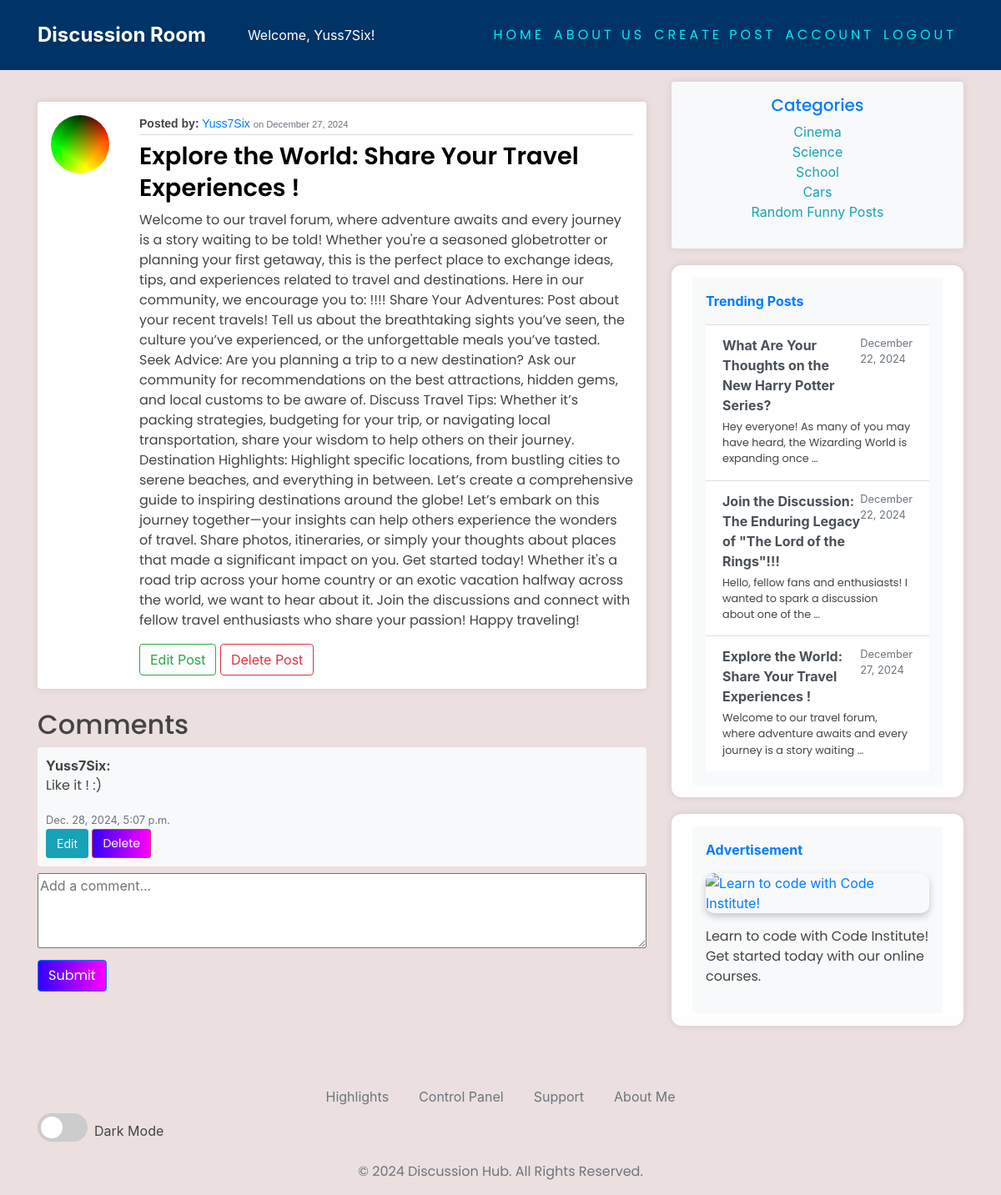
Screenshot of /post/3/ (signed in) with the database file from the repository.
### blog/models.py (models this page shows, shortened)
class Post(models.Model):
    title = models.CharField(max_length=200)
    content = models.TextField()
    date_posted = models.DateTimeField(default=timezone.now)
    author = models.ForeignKey(User, on_delete=models.CASCADE)

class Comment(models.Model):
    post = models.ForeignKey(Post, related_name='comments', on_delete=models.CASCADE)
    author = models.ForeignKey(User, on_delete=models.CASCADE)
    content = models.TextField()
    created_at = models.DateTimeField(auto_now_add=True)

### users/models.py (models this page shows, shortened)
class Account(models.Model):
    user = models.OneToOneField(User, on_delete=models.CASCADE)
    avatar = models.ImageField(default='default.jpg', upload_to='images/')

### blog/views.py (the view)
# urls.py: path('post/<int:pk>/', PostDetailView.as_view(), name="blog-detail"),
class PostDetailView(LoginRequiredMixin, DetailView):
    model = Post
    template_name = 'blog/post_detail.html'
    context_object_name = 'post'
    def get_context_data(self, **kwargs):
        context = super().get_context_data(**kwargs)
        context['comments'] = self.object.comments.all()
        context['trending_posts'] = Post.objects.order_by('?')[:5] # Include trending posts
        context['comment_form'] = CommentForm()
        return context
    def post(self, request, *args, **kwargs):
        self.object = self.get_object()
        form = CommentForm(request.POST)
        if form.is_valid():
            comment = form.save(commit=False)
            comment.post = self.object
            comment.author = request.user
            comment.save()
            messages.success(request, 'Your comment has been added!')
            return redirect('blog-detail', pk=self.object.id)
        context = self.get_context_data()
        context['comment_form'] = form
        return self.render_to_response(context)

### blog/forms.py
class CommentForm(forms.ModelForm):
    class Meta:
        model = Comment
        fields = ['content']
        widgets = {
            'content': forms.Textarea(attrs={'placeholder': 'Add a comment...', 'rows': 4}),
        }

### blog/templates/blog/post_detail.html (shortened to what this page needs)
{% extends 'base.html' %}
{% block content %}
<article class="media content-section my-4 p-3 rounded shadow-sm">
    <img class="rounded-circle article-img" src="{{ object.author.account.avatar.url }}" alt="Author's Profile Picture">
    <div class="media-body ml-3">
        <div class="article-metadata">
            <strong>Posted by:</strong>
            <a class="author-link" href="#">{{ object.author.username }}</a>
            <small class="text-muted">on {{ object.date_posted|date:"F j, Y" }}</small>
        </div>
        <h2>
            <a class="article-title" href="{% url 'blog-detail' object.id %}">{{ object.title }}</a>
        </h2>
        <p class="article-content">{{ object.content }}</p>
        {% if object.author == user %}
        <div class="action-buttons mt-3">
            <a class="btn btn-outline-success" href="{% url 'blog-update' object.id %}">Edit Post</a>
            <a class="btn btn-outline-danger" href="{% url 'blog-delete' object.id %}">Delete Post</a>
        </div>
        {% endif %}
    </div>
</article>
<h2 class="text-switch">Comments</h2>
<div id="comments-section">
    {% for comment in object.comments.all %}
    <div class="comment rounded my-2">
        <strong>{{ comment.author.username }}:</strong>
        <p class="text-switch">{{ comment.content }}</p>
        <small class="text-muted">{{ comment.created_at }}</small>
        {% if comment.author == user %}
        <div>
            <a href="{% url 'update-comment' comment.id %}" class="btn btn-info btn-sm">Edit</a>
            <form method="POST" action="{% url 'delete-comment' comment.id %}" style="display:inline;">
                <button type="submit" class="btn btn-danger btn-sm">Delete</button>
            </form>
        </div>
        {% endif %}
    </div>
    {% empty %}
    <p class="text-switch ">No comments yet.</p>
    {% endfor %}
</div>
{% if user.is_authenticated %}
<form method="POST" action="{% url 'blog-detail' object.id %}">
    <textarea name="content" class="comment-textarea" placeholder="Add a comment..." required></textarea>
    <button type="submit" class="btn btn-primary mt-2">Submit</button>
</form>
{% else %}
<p>You must be logged in to leave a comment.</p>
{% endif %}
{% endblock content %}

### templates/base.html (shortened to what this page needs)
{% load static %}
<!DOCTYPE html>
<html>
<head>
    <link rel="stylesheet" href="https://cdnjs.cloudflare.com/ajax/libs/font-awesome/5.15.4/css/all.min.css">
    <link rel="stylesheet" href="https://maxcdn.bootstrapcdn.com/bootstrap/4.0.0/css/bootstrap.min.css"
>
    <link rel="stylesheet" href="{% static 'css/head.css' %}">
</head>
<body>
    <header class="site-header">
        <nav class="navbar navbar-expand-md navbar-dark fixed-top" style="background-color: #003366;">
            <div class="container">
                <div class="collapse navbar-collapse" id="navbarToggle">
                    <div class="d-flex w-100 align-items-center">
                        <div class="mr-auto d-flex align-items-center">
                            <a class="discussion-room" href="{% url 'welcome' %}">Discussion Room</a>
                            {% if user.is_authenticated %}
                            <div class="navbar-text" style="color: white; margin-left: 20px;">
                                Welcome, {{ request.user.username }}!
                            </div>
                            {% endif %}
                        </div>
                        <div class="navbar-nav">
                            <a class="nav-item nav-link" href="{% url 'welcome' %}" id="auth-links">
                                Home
                            </a>
                            <a class="nav-item nav-link" href="{% url 'about' %}" id="auth-links">
                                About Us
                            </a>
                            {% if user.is_authenticated %}
                            <a class="nav-item nav-link" href="{% url 'blog-new' %}" id="auth-links">
                                Create Post
                            </a>
                            <a class="nav-item nav-link" href="{% url 'account' %}" id="auth-links">
                                Account
                            </a>
                            <a class="nav-item nav-link" href="{% url 'logout' %}" id="auth-links">
                                Logout
                            </a>
                            {% endif %}
                        </div>
                    </div>
                </div>
        </nav>
    </header>
    <main role="main" class="container">
        <div class="row">
            <div class="col-md-8">
            </div>
            <div class="col-md-8">
                {% block content %}{% endblock %}
            </div>
            {% if request.path == '/' or 'post/' in request.path %}
            <div class="col-md-4">
                <div class="content-section p-3 bg-light rounded shadow-sm text-center">
                    <h5 class="text-primary">Categories</h5>
                    <ul class="list-unstyled">
                        <li><a href="#" class="text-info">Cinema</a></li>
                        <li><a href="#" class="text-info">Science</a></li>
                        <li><a href="#" class="text-info">School</a></li>
                        <li><a href="#" class="text-info">Cars</a></li>
                        <li><a href="#" class="text-info">Random Funny Posts</a></li>
                    </ul>
                </div>
                <div class="content-section">
                    <div class="d-flex flex-column align-items-start bg-light p-3">
                        <a id="latest-gist" style="text-decoration: none;" href="#"
                            class="d-flex align-items-center mb-3 text-primary">
                            <span class="fs-5 font-weight-bold">Trending Posts</span>
                        </a>
                        <div class="list-group list-group-flush">
                            {% for post in trending_posts %}
                            <a href="{% url 'blog-detail' post.id %}" class="list-group-item list-group-item-action">
                                <div class="d-flex justify-content-between">
                                    <strong class="mb-1">{{ post.title }}</strong>
                                    <small class="text-muted">{{ post.date_posted|date:"F d, Y" }}</small>
                                </div>
                                <p class="mb-1 small">{{ post.content|truncatewords:15 }}</p>
                            </a>
                            {% empty %}
                            <p class="text-muted">No trending posts available.</p>
                            {% endfor %}
                        </div>
                    </div>
                </div>
                <div class="content-section mt-3">
                    <div class="d-flex flex-column align-items-start bg-light p-3">
                        <a id="latest-gist" style="text-decoration: none;" href="#"
                            class="d-flex align-items-center mb-3 text-primary">
                            <span class="fs-5 font-weight-bold">Advertisement</span>
                        </a>
                        <div class="list-group list-group-flush">
                            <a href="https://codeinstitute.net" target="_blank">
                                <img src="https://fitefuaite.com/wp-content/uploads/2020/05/code-institute.png"
                                    alt="Learn to code with Code Institute!"
                                    style="width: 100%; height: auto; border-radius: 10px; box-shadow: 0 4px 8px rgba(0, 0, 0, 0.2);">
                            </a>
                            <div class="mt-3">
                                <p>
                                    <a href="https://codeinstitute.net" target="_blank"
                                        style="color: inherit; text-decoration: none;">
                                        Learn to code with Code Institute! Get started today with our online
                                        courses.
                                    </a>
                                </p>
                            </div>
                        </div>
                    </div>
                </div>
            </div>
            {% endif %}
        </div>
    </main>
    <footer class="mt-4">
        <div class="container">
            <nav class="nav justify-content-center border-top" style="padding-top: 20px;">
                <div class="nav-item" style="margin-right: 20px;">
                    <a href="/highlights/" class="nav-link px-2 text-secondary">Highlights</a>
                </div>
                <div class="nav-item" style="margin-right: 20px;">
                    <a href="/admin/" class="nav-link px-2 text-secondary">Control Panel</a>
                </div>
                <div class="nav-item" style="margin-right: 20px;">
                    <a href="/support-and-collaboration/" class="nav-link px-2 text-secondary">Support</a>
                </div>
                <div class="nav-item">
                    <a href="/about-me/" class="nav-link px-2 text-secondary">About Me</a>
                </div>
            </nav>
            <div class="toggle-switch">
                <label class="switch">
                    <span class="slider round"></span>
                </label>
                <span id="theme-label" style="margin-left: 8px;">Dark Mode</span>
            </div>
            <p class="text-center text-secondary mt-3">&copy; 2024 Discussion Hub. All Rights Reserved.</p>
        </div>
    </footer>
</body>
</html>

### static/css/head.css (style rules this page uses)
body { background-color: rgb(235, 223, 223); color: #444444; margin-top: 5rem; transition: background-color 0.5s, color 0.5s; }
h1, h2, h3, h4, h5, h6, p { color: #444444; font-family: 'Poppins', sans-serif; }
ul { padding: 0; list-style: none; }
.site-header .navbar-nav .nav-link { color: #d1e7dd; }
.content-section { background: #fefefe; padding: 15px 25px; border-radius: 12px; margin-bottom: 20px; box-shadow: 0 0 10px rgba(0, 0, 0, 0.1); }
.article-title { color: #000000; font-weight: 600; font-size: 1.8rem; }
.article-content { white-space: normal; }
.article-img { height: 70px; width: 70px; margin-right: 20px; }
.article-metadata { font-family: 'Arial', sans-serif; margin-bottom: 5px; font-size: 14px; border-bottom: 1px solid #dcdcdc; padding-bottom: 2px; }
#auth-links { font-family: 'Poppins', sans-serif; position: relative; display: inline-block; padding: 12px 3px; margin: 10px 0; color: #03e9f4; text-decoration: none; text-transform: uppercase; transition: 0.5s; letter-spacing: 4px; margin-right: 5px; }
#auth-links:after { content: ""; position: absolute; left: 0; bottom: -2px; width: 100%; height: 2px; background: #03e9f4; transform: scaleX(0); transition: transform 0.3s ease; }
button { font-family: 'Poppins', sans-serif; border: 1px solid transparent; outline: 0; display: inline-block; padding: 10px; color: white; background-color: #343a40; text-align: center; cursor: pointer; width: 100%; font-size: 18px; transition: background-color 0.3s, transform 0.2s; background: linear-gradient(270deg, rgba(255, 0, 255, 1) 0%, rgba(50, 0, 255, 1) 100%); }
.discussion-room { color: white; font-weight: bold; font-size: 24px; margin-right: 30px; }
.comment-textarea { width: 100%; height: 100px; resize: vertical; }
.btn { width: auto; padding: .375rem .75rem; }
.comment { max-width: 100%; word-wrap: break-word; }
.comment-textarea { width: 100%; height: 90px; resize: vertical; }
.discussion-room { position: relative; color: white; font-weight: bold; font-size: 24px; transition: color 0.3s; }
.discussion-room:after { content: ""; position: absolute; left: 0; bottom: -2px; width: 100%; height: 2px; background: #03e9f4; transform: scaleX(0); transition: transform 0.3s; }
.row { display: flex; justify-content: center; }
.col-md-8 { flex: 0 0 auto; }
.toggle-switch { display: flex; align-items: center; }
.switch { position: relative; display: inline-block; width: 60px; height: 34px; }
.slider { position: absolute; cursor: pointer; top: 0; left: 0; right: 0; bottom: 0; background-color: #ccc; transition: .4s; border-radius: 34px; }
.slider:before { position: absolute; content: ""; height: 26px; width: 26px; left: 4px; bottom: 4px; background-color: white; transition: .4s; border-radius: 50%; }
.comment { background-color: #f8f9fa; color: #444444; padding: 10px; border-radius: 8px; margin-bottom: 10px; }

### rows the page displays
Post: author.account.avatar (picture), author.username "Yuss7Six", date_posted "December 27, 2024", title "Explore the World: Share Your Travel Experiences !", content "Welcome to our travel forum, where adventure awaits and every journey is a story waiting to be told! Whether you're a seasoned globetrotter or planning your first getaway, this is the perfect place to exchange ideas, tips, and experiences related to travel and destinations. Here in our community, we encourage you to: !!!! Share Your Adventures: Post about your recent travels! Tell us about the breathtaking sights you’ve seen, the culture you’ve experienced, or the unforgettable meals you’ve tasted. Seek Advice: Are you planning a trip to a new destination? Ask our community for recommendations on the best attractions, hidden gems, and local customs to be aware of. Discuss Travel Tips:…", content "Welcome to our travel forum, where adventure awaits and every journey is a story waiting …"
Comment: author.username "Yuss7Six", content "Like it ! :)", created_at "Dec. 28, 2024, 5:07 p.m.", shows "Edit"
Post: title "What Are Your Thoughts on the New Harry Potter Series?", date_posted "December 22, 2024", content "Hey everyone! As many of you may have heard, the Wizarding World is expanding once …"
Post: title "Join the Discussion: The Enduring Legacy of \"The Lord of the Rings\"!!!", date_posted "December 22, 2024", content "Hello, fellow fans and enthusiasts! I wanted to spark a discussion about one of the …"

### other values shown
{{ request.user.username }} "Yuss7Six"
